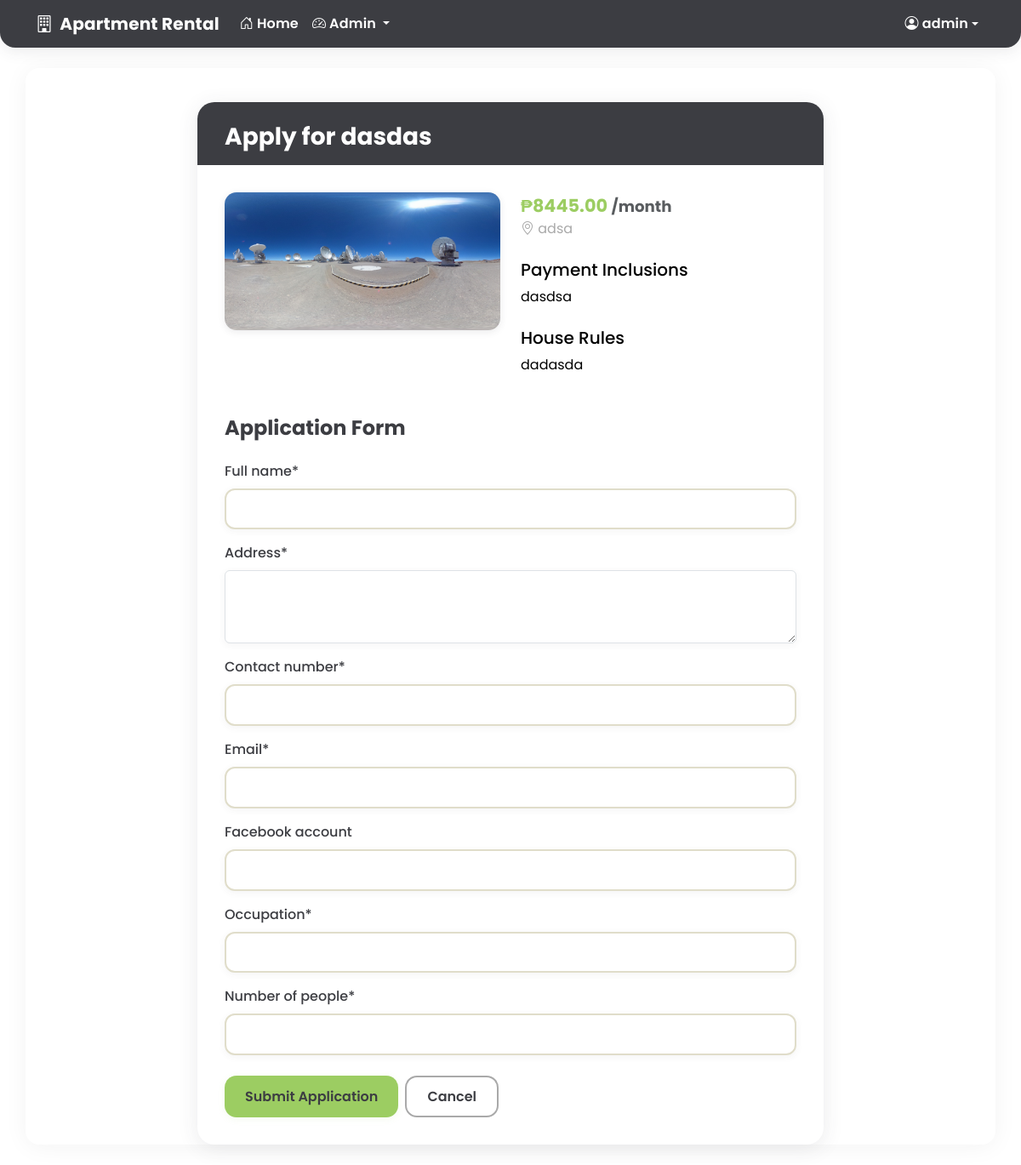
The app's page /client/units/2/ (signed in) with its own data.
### core/models.py (models this page shows, shortened)
class User(AbstractUser):
    CLIENT = 1
    TENANT = 2
    ADMIN = 3
    ROLE_CHOICES = (
        (CLIENT, 'Client'),
        (TENANT, 'Tenant'),
        (ADMIN, 'Admin'),
    )
    role = models.PositiveSmallIntegerField(choices=ROLE_CHOICES, default=CLIENT)
    phone_number = models.CharField(max_length=20, blank=True, null=True)
    facebook_account = models.URLField(blank=True, null=True)
    address = models.TextField(blank=True, null=True)
    occupation = models.CharField(max_length=100, blank=True, null=True)
    profile_picture = models.ImageField(upload_to='profile_pics/', blank=True, null=True)

class Unit(models.Model):
    AVAILABLE = 1
    OCCUPIED = 2
    STATUS_CHOICES = (
        (AVAILABLE, 'Available'),
        (OCCUPIED, 'Occupied'),
    )
    name = models.CharField(max_length=100)
    description = models.TextField()
    monthly_price = models.DecimalField(max_digits=10, decimal_places=2)
    location = models.CharField(max_length=200)
    payment_inclusions = models.TextField()
    house_rules = models.TextField()
    status = models.PositiveSmallIntegerField(choices=STATUS_CHOICES, default=AVAILABLE)
    main_image = models.ImageField(upload_to='units/')
    created_at = models.DateTimeField(auto_now_add=True)
    updated_at = models.DateTimeField(auto_now=True)

### core/views.py (the view)
# urls.py: path('client/units/<int:pk>/', views.client_unit_detail, name='client_unit_detail'),
@login_required
def client_unit_detail(request, pk):
    if request.user.role != User.CLIENT:
        return redirect('dashboard')
    unit = get_object_or_404(Unit, pk=pk)
    if request.method == 'POST':
        form = ApplicationForm(request.POST)
        if form.is_valid():
            application = form.save(commit=False)
            application.client = request.user
            application.unit = unit
            application.save()
            messages.success(request, 'Application submitted successfully!')
            return redirect('client_dashboard')
    else:
        initial_data = {
            'full_name': f"{request.user.first_name} {request.user.last_name}",
            'address': request.user.address,
            'contact_number': request.user.phone_number,
            'email': request.user.email,
            'facebook_account': request.user.facebook_account,
            'occupation': request.user.occupation,
        }
        form = ApplicationForm(initial=initial_data)
    return render(request, 'client/unit_detail.html', {'unit': unit, 'form': form})

### core/forms.py
class ApplicationForm(forms.ModelForm):
    class Meta:
        model = Application
        fields = ['full_name', 'address', 'contact_number', 'email',
                 'facebook_account', 'occupation', 'number_of_people']
        widgets = {
            'address': forms.Textarea(attrs={'rows': 3}),
        }

### templates/client/unit_detail.html (shortened to what this page needs)
{% extends 'base.html' %}
{% load crispy_forms_tags %}
{% block content %}
<div class="row justify-content-center unit-detail-container">
    <div class="col-md-8">
        <div class="unit-detail-card">
            <div class="unit-detail-header">
                <h3 class="unit-detail-title">Apply for {{ unit.name }}</h3>
            </div>
            <div class="unit-detail-body">
                <div class="row mb-4">
                    <div class="col-md-6">
                        <img id="unit-detail-fallback-img" src="{{ unit.main_image.url }}" class="unit-detail-img" alt="{{ unit.name }}">
                    </div>
                    <div class="col-md-6">
                        <div class="unit-detail-section">
                            <div class="unit-detail-price">₱{{ unit.monthly_price|floatformat:2 }} <small class="text-muted">/month</small></div>
                            <div class="unit-detail-location"><i class="bi bi-geo-alt"></i> {{ unit.location }}</div>
                        </div>
                        <div class="unit-detail-section">
                            <h5>Payment Inclusions</h5>
                            <p>{{ unit.payment_inclusions }}</p>
                        </div>
                        <div class="unit-detail-section">
                            <h5>House Rules</h5>
                            <p>{{ unit.house_rules }}</p>
                        </div>
                    </div>
                </div>
                <h4 class="mb-4" style="font-weight:700;color:var(--charcoal);">Application Form</h4>
                <form method="post">
                    {{ form|crispy }}
                    <div class="d-flex gap-2 mt-4">
                        <button type="submit" class="unit-detail-btn-primary">Submit Application</button>
                        <a href="{% url 'client_units' %}" class="unit-detail-btn-outline">Cancel</a>
                    </div>
                </form>
            </div>
        </div>
    </div>
</div>
{% endblock %}

### templates/partials/_navbar.html (shortened to what this page needs)
<nav class="navbar navbar-expand-lg navbar-charcoal">
    <div class="container">
        <a class="navbar-brand fw-bold d-flex align-items-center" href="{% url 'home' %}">
            <i class="bi bi-building me-2"></i>Apartment Rental
        </a>
        <div class="collapse navbar-collapse" id="navbarNav">
            <ul class="navbar-nav me-auto">
                <li class="nav-item">
                    <a class="nav-link" href="{% url 'home' %}">
                        <i class="bi bi-house-door me-1"></i>Home
                    </a>
                </li>
                {% if user.is_authenticated %}
                    {% if user.role == user.ADMIN or user.is_superuser %}
                        <li class="nav-item dropdown">
                            <a class="nav-link dropdown-toggle" href="#" id="adminDropdown" role="button" data-bs-toggle="dropdown">
                                <i class="bi bi-speedometer2 me-1"></i>Admin
                            </a>
                        </li>
                    {% endif %}
                {% endif %}
            </ul>
            <ul class="navbar-nav">
                {% if user.is_authenticated %}
                    <li class="nav-item dropdown">
                        <a class="nav-link dropdown-toggle d-flex align-items-center" href="#" id="userDropdown" role="button" data-bs-toggle="dropdown">
                            <i class="bi bi-person-circle me-1"></i>
                            <span class="d-none d-lg-inline">{{ user.username|truncatechars:12 }}</span>
                        </a>
                    </li>
                {% endif %}
            </ul>
        </div>
    </div>
</nav>

### static/css/style.css (style rules this page uses)
:root { --charcoal: #3C3D42; --kiwi-green: #9CCD62; --soft-cream: #F6F8E2; --sage-beige: #E0DDCA; --cloud-white: #FFFFFF; --error-red: #D9534F; --sky-blue: #5BC0DE; --success-olive: #6BA539; --neutral-gray: #A9A9A9; }
body { background-color: #f8f9fa; }
input[type="text"], input[type="email"], input[type="password"], input[type="number"], input[type="file"], input[type="date"], input[type="datetime-local"], input[type="time"], input[type="url"], input[type="search"], select, textarea { font-family: 'Poppins', Arial, sans-serif; background: var(--cloud-white); color: var(--charcoal); border: 2px solid var(--sage-beige); border-radius: 12px; padding: 0.65rem 1rem; font-size: 1rem; box-shadow: 0 2px 8px 0 rgba(60, 61, 66, 0.06); transition: border 0.2s, box-shadow 0.2s; outline: none; margin-bottom: 0.5rem; }
label { font-family: 'Poppins', Arial, sans-serif; color: var(--charcoal); font-weight: 500; margin-bottom: 0.25rem; }
a { text-decoration: none; }

### templates/partials/_navbar.html (style rules this page uses)
.navbar-charcoal { background-color: var(--charcoal) !important; color: var(--cloud-white) !important; border-radius: 0 0 18px 18px; box-shadow: 0 4px 18px 0 rgba(60, 61, 66, 0.10); font-family: 'Poppins', Arial, sans-serif !important; padding-top: 0.5rem; padding-bottom: 0.5rem; }
.navbar-charcoal .navbar-brand, .navbar-charcoal .nav-link, .navbar-charcoal .bi { color: var(--cloud-white) !important; font-family: 'Poppins', Arial, sans-serif !important; font-weight: 600; letter-spacing: 0.01em; }

### templates/client/unit_detail.html (style rules this page uses)
.unit-detail-container { font-family: 'Poppins', Arial, sans-serif !important; margin-top: 2.5rem; }
.unit-detail-card { background: var(--cloud-white); border-radius: 20px; box-shadow: 0 4px 24px 0 rgba(60, 61, 66, 0.10); border: none; }
.unit-detail-header { background: var(--charcoal); color: var(--cloud-white); border-radius: 20px 20px 0 0; padding: 1.5rem 2rem 1rem 2rem; }
.unit-detail-header h3 { font-weight: 700; margin: 0; }
.unit-detail-body { padding: 2rem; }
.unit-detail-img { border-radius: 14px; box-shadow: 0 2px 8px 0 rgba(60, 61, 66, 0.10); width: 100%; object-fit: cover; margin-bottom: 1rem; }
.unit-detail-title { font-weight: 700; }
.unit-detail-price { color: var(--kiwi-green); font-weight: 700; font-size: 1.3rem; }
.unit-detail-location { color: var(--neutral-gray); font-size: 1rem; }
.unit-detail-section { margin-bottom: 1.5rem; }
.unit-detail-btn-primary { background: var(--kiwi-green); color: var(--charcoal); border-radius: 14px; font-weight: 600; border: none; box-shadow: 0 2px 8px 0 rgba(156, 205, 98, 0.10); padding: 0.65rem 1.5rem; font-size: 1rem; margin-bottom: 0; transition: background 0.2s, color 0.2s; }
.unit-detail-btn-outline { background: var(--cloud-white); color: var(--charcoal); border-radius: 14px; font-weight: 600; border: 2px solid var(--neutral-gray); padding: 0.65rem 1.5rem; transition: border 0.2s, color 0.2s, background 0.2s; }

### records on screen
User: username "admin"
Unit: name "dasdas", main_image (picture), monthly_price "8445.00", location "adsa", payment_inclusions "dasdsa", house_rules "dadasda"
